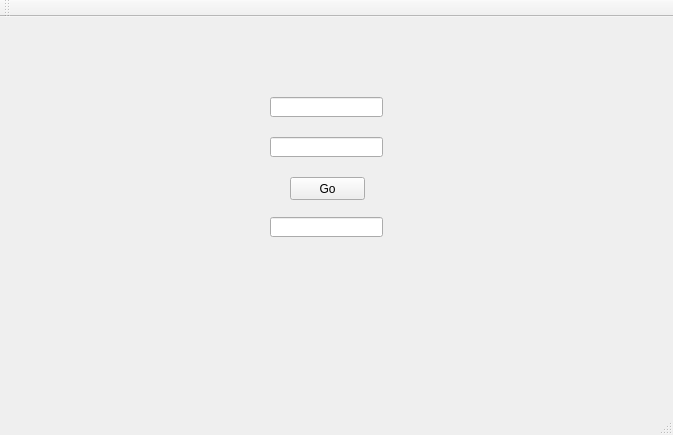
<?xml version="1.0" encoding="UTF-8"?>
<ui version="4.0">
 <class>Treinar</class>
 <widget class="QMainWindow" name="Treinar">
  <property name="geometry">
   <rect>
    <x>0</x>
    <y>0</y>
    <width>673</width>
    <height>435</height>
   </rect>
  </property>
  <property name="windowTitle">
   <string>Treinar</string>
  </property>
  <widget class="QWidget" name="centralWidget">
   <widget class="QLineEdit" name="n1Edit">
    <property name="geometry">
     <rect>
      <x>270</x>
      <y>80</y>
      <width>113</width>
      <height>20</height>
     </rect>
    </property>
   </widget>
   <widget class="QLineEdit" name="n2Edit">
    <property name="geometry">
     <rect>
      <x>270</x>
      <y>120</y>
      <width>113</width>
      <height>20</height>
     </rect>
    </property>
   </widget>
   <widget class="QPushButton" name="goButton">
    <property name="geometry">
     <rect>
      <x>290</x>
      <y>160</y>
      <width>75</width>
      <height>23</height>
     </rect>
    </property>
    <property name="text">
     <string>Go</string>
    </property>
   </widget>
   <widget class="QLineEdit" name="REdit">
    <property name="geometry">
     <rect>
      <x>270</x>
      <y>200</y>
      <width>113</width>
      <height>20</height>
     </rect>
    </property>
   </widget>
  </widget>
  <widget class="QMenuBar" name="menuBar">
   <property name="geometry">
    <rect>
     <x>0</x>
     <y>0</y>
     <width>673</width>
     <height>20</height>
    </rect>
   </property>
  </widget>
  <widget class="QToolBar" name="mainToolBar">
   <attribute name="toolBarArea">
    <enum>TopToolBarArea</enum>
   </attribute>
   <attribute name="toolBarBreak">
    <bool>false</bool>
   </attribute>
  </widget>
  <widget class="QStatusBar" name="statusBar"/>
 </widget>
 <layoutdefault spacing="6" margin="11"/>
 <resources/>
 <connections/>
</ui>
